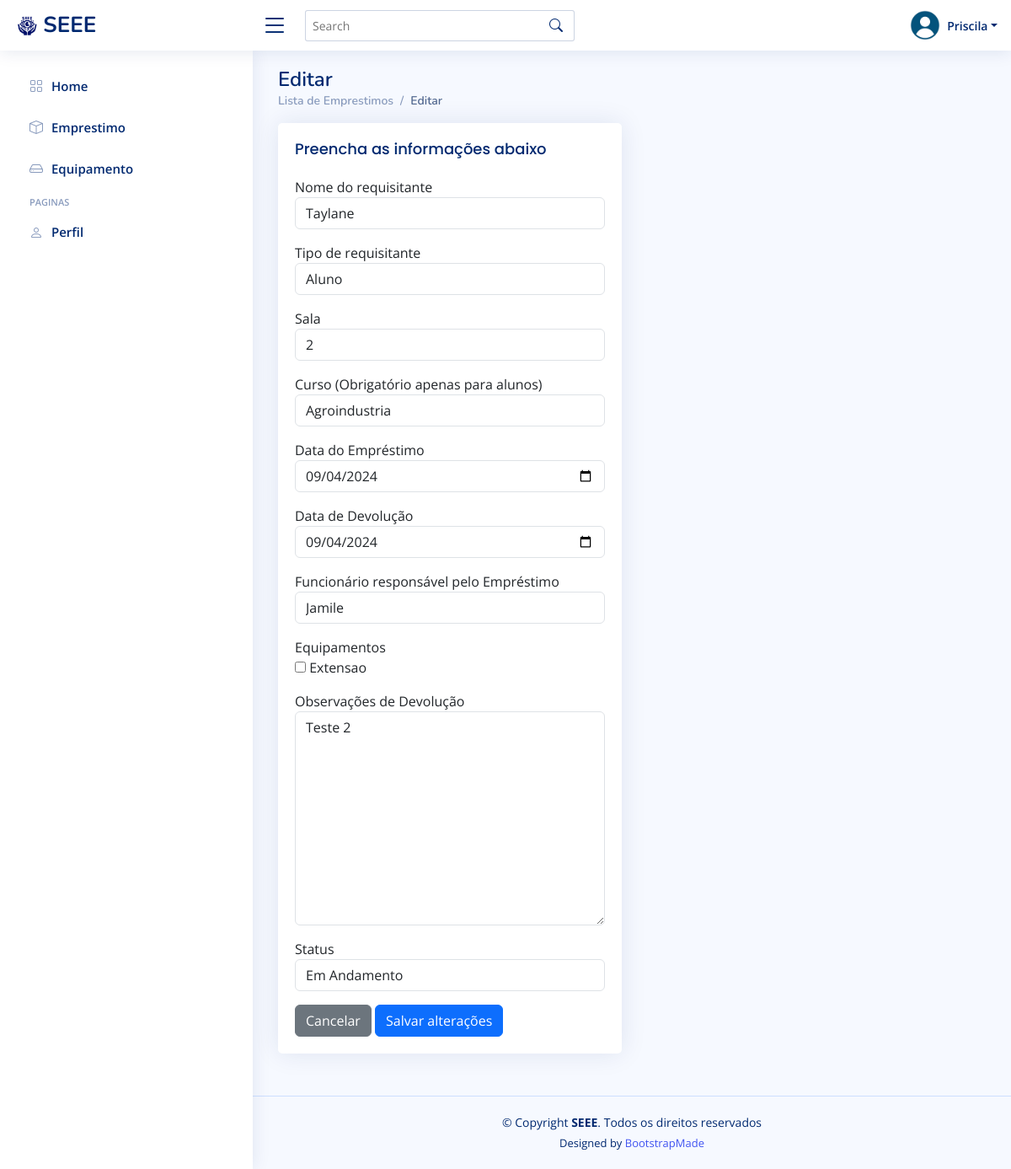
/emprestimo/edit/1/ (signed in), run on the app's committed database.
### emprestimo/models.py (models this page shows, shortened)
class Emprestimo(models.Model):
    class TipoDoRequisitante(models.IntegerChoices):
        ALUNO = 1, 'Aluno'
        PROFESSOR = 2, 'Professor'
        FUNCIONARIO = 3, 'Funcionário'
        OUTRO = 4, 'Outro'
    class Status(models.IntegerChoices):
        CONCLUIDO = 1, 'Devolvido'
        ANDAMENTO = 2, 'Em Andamento'
        INCOMPLETO = 3, 'Atrasado'
    requisitante = models.CharField(max_length=50)
    tipoDoRequisitante = models.IntegerField(choices=TipoDoRequisitante.choices, default=TipoDoRequisitante.OUTRO)
    sala = models.CharField(max_length=50)
    curso = models.CharField(max_length=20, null=True)
    dataEmprestimo = models.DateField(null=False, blank=False)
    dataDevolucao = models.DateField(null=True, blank=True)
    observacoesDeDevolucao = models.CharField(max_length=255, blank=True)
    status = models.IntegerField(choices=Status.choices, default=Status.ANDAMENTO)
    funcionario = models.ForeignKey('funcionario.Funcionario', on_delete=models.SET_NULL, null=True, blank=True)
    equipamentos = models.ManyToManyField('equipamento.Equipamento', through='itemEmprestimo.ItemEmprestimo')

### emprestimo/views.py (the view)
# urls.py: path('edit/<int:emprestimoId>/', views.edit, name='emprestimoEdit'),
@login_required
def edit(request, emprestimoId):
    emprestimo = Emprestimo.objects.get(pk=emprestimoId)
    if request.method == 'POST':
        form = EmprestimoForm(request.POST, instance=emprestimo)
        if form.is_valid():
            form.save()
            messages.success(request, 'Os dados foram alterados com sucesso!')
            return redirect('/emprestimo/list')
    else:
        form = EmprestimoForm(instance=emprestimo)
    return render(request, 'emprestimo/edit.html', {'form': form})

### equipamento/models.py (called while the page is built)
    def __str__(self):
        return self.nome

### funcionario/contextProcess.py (called while the page is built)
def user_group_context(request):
    user = request.user
    isAdmin = user.groups.filter(name='Admin').exists()
    isFuncionario = user.groups.filter(name='Funcionarios').exists()
    return {
        'isAdmin': isAdmin,
        'isDuncionario': isFuncionario,
    }

### templates/emprestimo/edit.html (shortened to what this page needs)
{% extends 'funcionario/_base.html' %}
{% block content %}
<div class="pagetitle">
  <h1>Editar</h1>
  <nav>
    <ol class="breadcrumb">
      <li class="breadcrumb-item"><a href="/funcionario/list/">Lista de Emprestimos</a></li>
      <li class="breadcrumb-item active">Editar</li>
    </ol>
  </nav>
</div>
    <section class="section flex center">
      <div class="row">
        <div class="col-lg-6">
          <div class="card">
            <div class="card-body">
              <h5 class="card-title">Preencha as informações abaixo</h5>
              <form method="post">
                {% for field in form %}
                    <div class="row mb-3">
                        <div class="col-md-12">
                            <div class="form-group">
                                <label for="{{ field.id_for_label }}">{{ field.label }}</label>
                                {{ field }}
                            </div>
                        </div>
                    </div>
                {% endfor %}
                <a href="{% url 'emprestimoList' %}" class="btn btn-secondary">Cancelar</a>
                <button type="submit" class="btn btn-primary">Salvar alterações</button>
            </form>
            </div>
          </div>
    </section>
{% endblock %}

### templates/funcionario/_base.html (shortened to what this page needs)
{% load static %}
<!DOCTYPE html>
<html lang="pt-br">
<head>
  <link href="{% static 'assets/vendor/bootstrap/css/bootstrap.min.css' %}" rel="stylesheet">
  <link href="{% static 'assets/vendor/bootstrap-icons/bootstrap-icons.css' %}" rel="stylesheet">
  <link href="{% static 'assets/vendor/boxicons/css/boxicons.min.css' %}" rel="stylesheet">
  <link href="{% static 'assets/vendor/quill/quill.snow.css' %}" rel="stylesheet">
  <link href="{% static 'assets/vendor/quill/quill.bubble.css' %}" rel="stylesheet">
  <link href="{% static 'assets/vendor/remixicon/remixicon.css' %}" rel="stylesheet">
  <link href="{% static 'assets/vendor/simple-datatables/style.css' %}" rel="stylesheet">
  <link href="{% static 'assets/css/style.css' %}" rel="stylesheet">
</head>
<body>
  <header id="header" class="header fixed-top d-flex align-items-center">
    <div class="d-flex align-items-center justify-content-between">
      <a href="/funcionario/" class="logo d-flex align-items-center">
        <img src="{% static 'assets/img/SEEE.png' %}" alt="">
        <span class="d-none d-lg-block">SEEE</span>
      </a>
      <i class="bi bi-list toggle-sidebar-btn"></i>
    </div>
    <div class="search-bar">
      <form class="search-form d-flex align-items-center" method="POST" action="#">
        <input type="text" name="query" placeholder="Search" title="Enter search keyword">
        <button type="submit" title="Search"><i class="bi bi-search"></i></button>
      </form>
    </div>
    <nav class="header-nav ms-auto">
      <ul class="d-flex align-items-center">
        <li class="nav-item dropdown pe-3">
          <a class="nav-link nav-profile d-flex align-items-center pe-0" href="#" data-bs-toggle="dropdown">
            <img src="{% static 'assets/img/profile.png' %}" alt="Profile" class="rounded-circle">
            <span class="d-none d-md-block dropdown-toggle ps-2">{{ user.username }}</span>
          </a>
        </li>
      </ul>
    </nav>
  </header>
  {% include 'funcionario/sidebar.html'%}
  <main id="main" class="main">
    {% block content %}
    {% endblock %}
  </main>
  <footer id="footer" class="footer">
    <div class="copyright">
      &copy; Copyright <strong><span>SEEE</span></strong>. Todos os direitos reservados
    </div>
    <div class="credits">
      Designed by <a href="https://bootstrapmade.com/">BootstrapMade</a>
    </div>
  </footer>
</body>
</html>

### static/assets/css/style.css (style rules this page uses)
:root { scroll-behavior: smooth; }
body { font-family: "Open Sans", sans-serif; background: #f6f9ff; color: #444444; }
a { color: #4154f1; text-decoration: none; }
h1, h2, h3, h4, h5, h6 { font-family: "Nunito", sans-serif; }
#main { margin-top: 60px; padding: 20px 30px; transition: all 0.3s; }
.pagetitle { margin-bottom: 10px; }
.pagetitle h1 { font-size: 24px; margin-bottom: 0; font-weight: 600; color: #012970; }
.card { margin-bottom: 30px; border: none; border-radius: 5px; box-shadow: 0px 0 30px rgba(1, 41, 112, 0.1); }
.card-title { padding: 20px 0 15px 0; font-size: 18px; font-weight: 500; color: #012970; font-family: "Poppins", sans-serif; }
.card-body { padding: 0 20px 20px 20px; }
.breadcrumb { font-size: 14px; font-family: "Nunito", sans-serif; color: #899bbd; font-weight: 600; }
.breadcrumb a { color: #899bbd; transition: 0.3s; }
.breadcrumb .breadcrumb-item::before { color: #899bbd; }
.breadcrumb .active { color: #51678f; font-weight: 600; }
.logo { line-height: 1; }
@media (min-width: 1200px) { .logo { width: 280px; } }
.logo img { max-height: 26px; margin-right: 6px; }
.logo span { font-size: 26px; font-weight: 700; color: #012970; font-family: "Nunito", sans-serif; }
.header { transition: all 0.5s; z-index: 997; height: 60px; box-shadow: 0px 2px 20px rgba(1, 41, 112, 0.1); background-color: #fff; padding-left: 20px; }
.header .toggle-sidebar-btn { font-size: 32px; padding-left: 10px; cursor: pointer; color: #012970; }
.header .search-bar { min-width: 360px; padding: 0 20px; }
.header .search-form { width: 100%; }
.header .search-form input { border: 0; font-size: 14px; color: #012970; border: 1px solid rgba(1, 41, 112, 0.2); padding: 7px 38px 7px 8px; border-radius: 3px; transition: 0.3s; width: 100%; }
.header .search-form button { border: 0; padding: 0; margin-left: -30px; background: none; }
.header .search-form button i { color: #012970; }
.header-nav ul { list-style: none; }
.header-nav>ul { margin: 0; padding: 0; }
.header-nav .nav-profile { color: #012970; }
.header-nav .nav-profile img { max-height: 36px; }
.header-nav .nav-profile span { font-size: 14px; font-weight: 600; }
@media (min-width: 1200px) { #main, #footer { margin-left: 300px; } }
.footer { padding: 20px 0; font-size: 14px; transition: all 0.3s; border-top: 1px solid #cddfff; }
.footer .copyright { text-align: center; color: #012970; }
.footer .credits { padding-top: 5px; text-align: center; font-size: 13px; color: #012970; }

### data on the page
Emprestimo: form "Taylane" "Aluno" "2" "Agroindustria" "09/04/2024" "09/04/2024" "Jamile" "Teste 2" "Em Andamento"

### other printed values
{{ user.username }} "Priscila"
{{ field.label }} "Nome do requisitante" "Tipo de requisitante" "Sala" "Curso (Obrigatório apenas para alunos)" "Data do Empréstimo" "Data de Devolução" "Funcionário responsável pelo Empréstimo" "Equipamentos" "Observações de Devolução" "Status"
